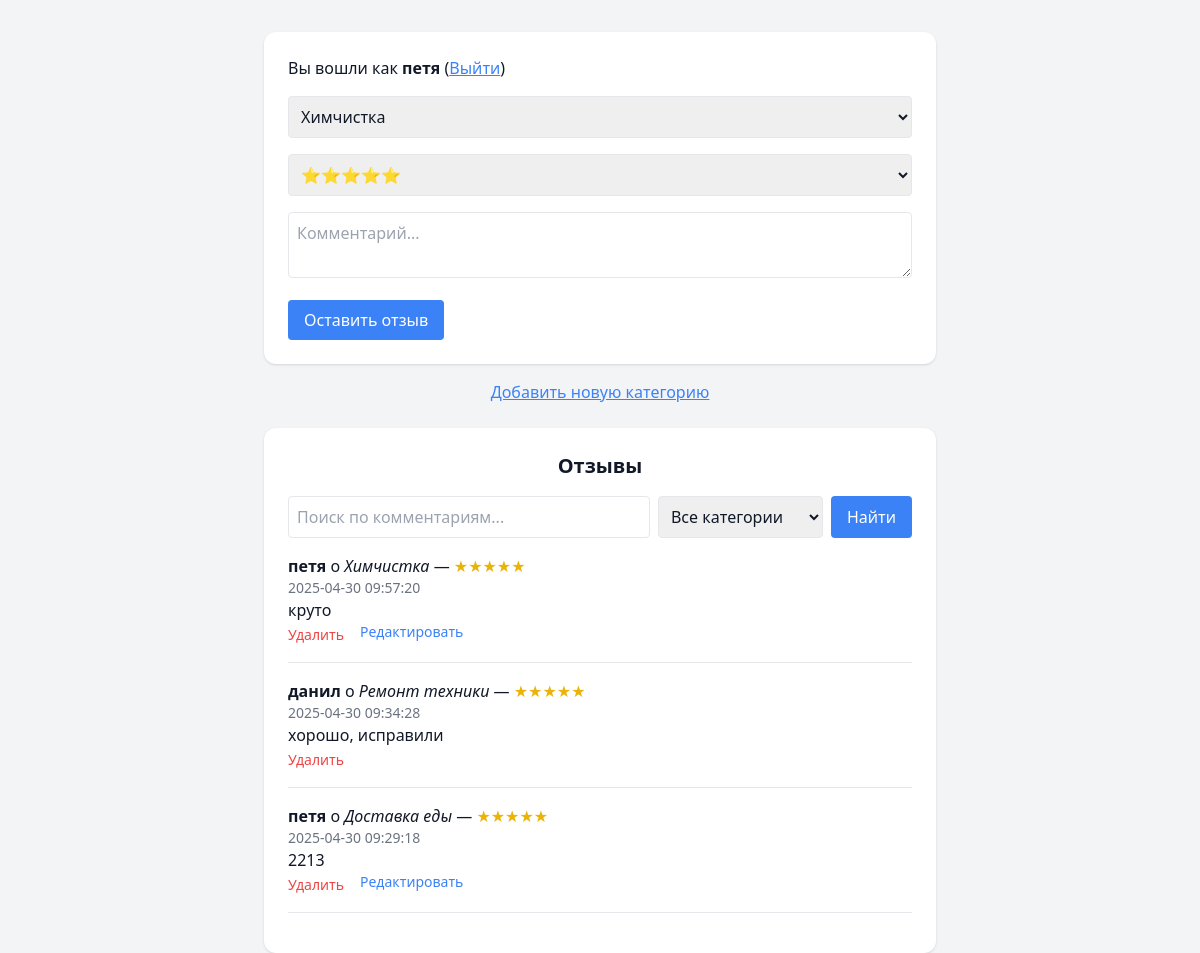
/ (signed in), run on the app's committed database.
### tables this page shows
CREATE TABLE users (
            id INTEGER PRIMARY KEY AUTOINCREMENT,
            username TEXT UNIQUE NOT NULL,
            password TEXT NOT NULL,
            role TEXT NOT NULL DEFAULT 'user'
        );

CREATE TABLE reviews (
            id INTEGER PRIMARY KEY AUTOINCREMENT,
            user_id INTEGER NOT NULL,
            service_id INTEGER NOT NULL,
            rating INTEGER NOT NULL,
            comment TEXT,
            timestamp TEXT NOT NULL,
            FOREIGN KEY (user_id) REFERENCES users(id),
            FOREIGN KEY (service_id) REFERENCES services(id)
        );

CREATE TABLE services (
            id INTEGER PRIMARY KEY AUTOINCREMENT,
            name TEXT NOT NULL
        );

### main.py (the view)
@app.get("/", response_class=HTMLResponse)
async def index(request: Request, q: str = "", service_filter: str = ""):
    user = get_current_user(request)
    conn, cur = get_db()
    query_sql = """
        SELECT reviews.id, users.username, services.name, reviews.rating, reviews.comment, reviews.timestamp, reviews.user_id
        FROM reviews
        JOIN users ON reviews.user_id = users.id
        JOIN services ON reviews.service_id = services.id
        WHERE 1=1
    """
    params = []
    if q:
        query_sql += " AND reviews.comment LIKE ?"
        params.append(f"%{q}%")
    if service_filter:
        query_sql += " AND services.id = ?"
        params.append(service_filter)
    query_sql += " ORDER BY reviews.timestamp DESC"
    cur.execute(query_sql, params)
    reviews = cur.fetchall()
    cur.execute("SELECT id, name FROM services")
    services = cur.fetchall()
    conn.close()
    return templates.TemplateResponse("index.html", {
        "request": request,
        "user": user,
        "reviews": reviews,
        "services": services,
        "query": q,
        "service_filter": service_filter
    })

### templates/index.html (shortened to what this page needs)
<!DOCTYPE html>
<html lang="ru">
<head>
    <script src="https://cdn.tailwindcss.com"></script>
</head>
<body class="bg-gray-100 text-gray-900">
<div class="max-w-2xl mx-auto p-6 bg-white shadow rounded-xl mt-8">
    {% if user %}
        <p class="mb-4">Вы вошли как <strong>{{ user[1] }}</strong> (<a class="text-blue-500 underline" href="/logout">Выйти</a>)</p>
        <form action="/add" method="post" class="space-y-4">
            <select name="service_id" class="w-full p-2 border rounded" required>
                {% for service in services %}
                    <option value="{{ service[0] }}">{{ service[1] }}</option>
                {% endfor %}
            </select>
            <select name="rating" class="w-full p-2 border rounded">
                <option value="5">⭐⭐⭐⭐⭐</option>
            </select>
            <textarea name="comment" placeholder="Комментарий..." class="w-full p-2 border rounded" required></textarea>
            <button type="submit" class="bg-blue-500 text-white px-4 py-2 rounded">Оставить отзыв</button>
        </form>
    {% else %}
        <p class="mb-4">Чтобы оставить отзыв, <a class="text-blue-500 underline" href="/login">войдите</a> или <a class="text-blue-500 underline" href="/register">зарегистрируйтесь</a>.</p>
    {% endif %}
</div>
{% if user and user[2] == "admin" %}
    <p class="text-center mt-4"><a href="/add_service" class="text-blue-500 underline">Добавить новую категорию</a></p>
{% endif %}
<div class="max-w-2xl mx-auto mt-6 p-6 bg-white shadow rounded-xl">
    <h2 class="text-xl font-semibold mb-4 text-center">Отзывы</h2>
    <form method="get" action="/" class="flex flex-col md:flex-row gap-2 mb-4">
        <input type="text" name="q" placeholder="Поиск по комментариям..." value="{{ query or '' }}" class="flex-1 p-2 border rounded">
        <select name="service_filter" class="p-2 border rounded">
            <option value="">Все категории</option>
        </select>
        <button type="submit" class="bg-blue-500 text-white px-4 py-2 rounded">Найти</button>
    </form>
    {% for r in reviews %}
        <div class="mb-4 border-b pb-4">
            <p><strong>{{ r[1] }}</strong> о <em>{{ r[2] }}</em> — <span class="text-yellow-500">{{ "★" * r[3] }}</span></p>
            <p class="text-sm text-gray-500">{{ r[5][:19].replace("T", " ") }}</p>
            <p>{{ r[4] }}</p>
            {% if user and user[0] == r[6] %}
                <div class="flex gap-4">
                    <form method="post" action="/delete/{{ r[0] }}">
                        <button class="text-red-500 text-sm hover:underline">Удалить</button>
                    </form>
                    <a href="/edit/{{ r[0] }}" class="text-blue-500 text-sm hover:underline">Редактировать</a>
                </div>
            {% elif user and user[2] == "admin" %}
                <form method="post" action="/delete/{{ r[0] }}">
                    <button class="text-red-500 text-sm hover:underline">Удалить</button>
                </form>
            {% endif %}
        </div>
    {% endfor %}
</div>
</body>
</html>

### data on the page
users: username "петя"
reviews: username "петя", name "Химчистка", rating "★★★★★", timestamp "2025-04-30 09:57:20", comment "круто"
reviews: username "данил", name "Ремонт техники", rating "★★★★★", timestamp "2025-04-30 09:34:28", comment "хорошо, исправили"
reviews: username "петя", name "Доставка еды", rating "★★★★★", timestamp "2025-04-30 09:29:18", comment "2213"

### other printed values
form field service_id "Химчистка"
